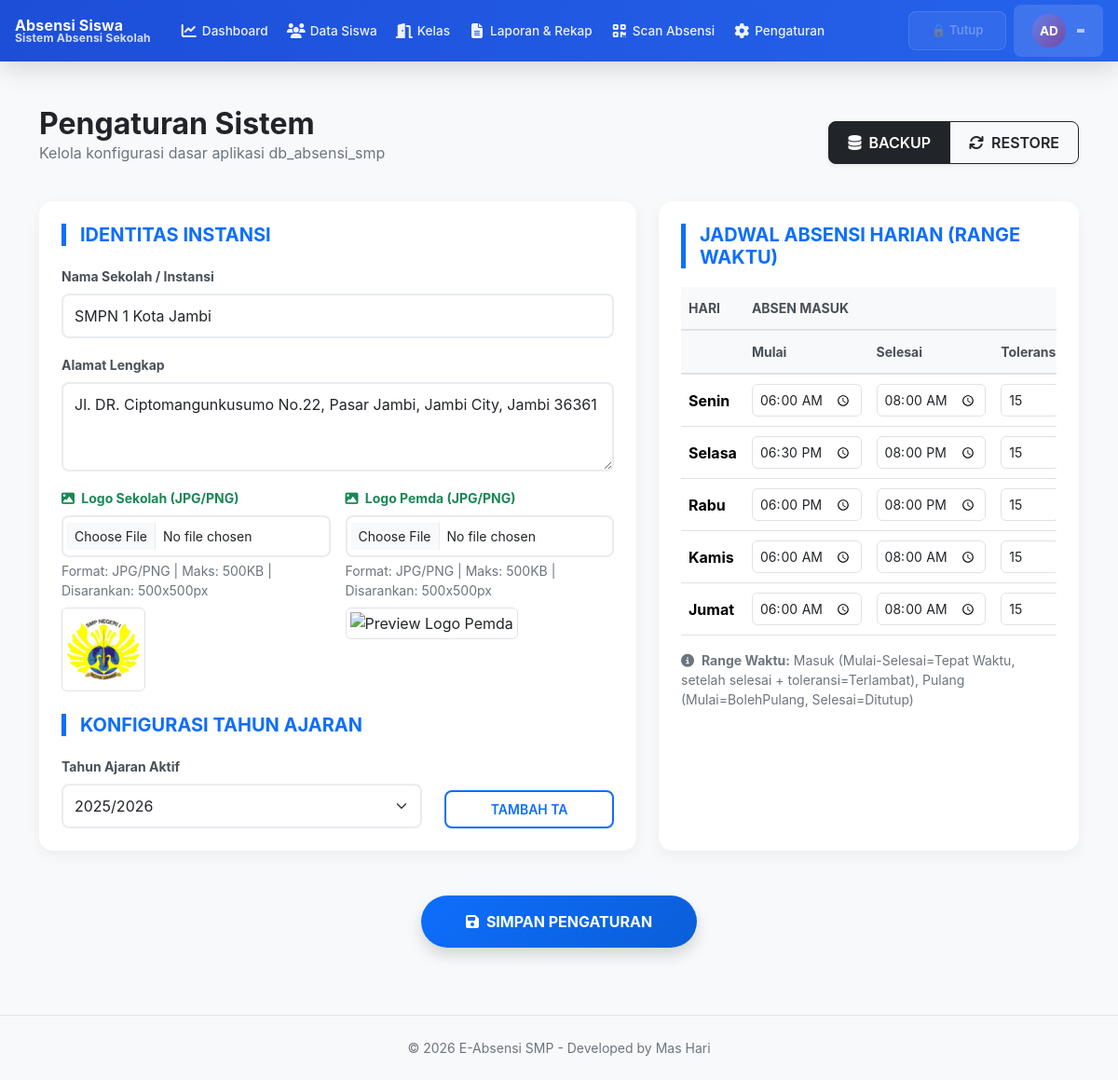
Page /pengaturan/index.php (signed in) on the committed database.
### tables this page shows
CREATE TABLE `jadwal_absensi` (
  `id` int NOT NULL AUTO_INCREMENT,
  `hari` varchar(10) NOT NULL,
  `batas_terlambat` int DEFAULT '15',
  `jam_masuk_mulai` time DEFAULT '06:00:00',
  `jam_masuk_tepat` time DEFAULT '07:00:00',
  `jam_masuk_selesai` time DEFAULT '08:00:00',
  `jam_pulang_mulai` time DEFAULT '12:00:00',
  `jam_pulang_selesai` time DEFAULT '15:00:00',
  `toleransi_terlambat` int NOT NULL DEFAULT '15' COMMENT 'Toleransi keterlambatan dalam menit',
  PRIMARY KEY (`id`),
  UNIQUE KEY `hari` (`hari`)
);

### pengaturan/service/pengaturan_service.php (called while the page is built, shortened)
<?php
class PengaturanService {
    private $conn;
    public function __construct($conn) {
        $this->conn = $conn;
    }
    public function getPengaturan() {
        $settings = [];
        $result = mysqli_query($this->conn, "SELECT nama_pengaturan, isi_pengaturan FROM pengaturan");
        while ($row = mysqli_fetch_assoc($result)) {
            $settings[$row['nama_pengaturan']] = $row['isi_pengaturan'];
        }
        return $settings;
    }
}
?>

### pengaturan/service/jadwal_service.php (called while the page is built, shortened)
<?php
class JadwalService {
    private $conn;
    public function __construct($conn) {
        $this->conn = $conn;
    }
    public function getJadwal() {
        $jadwal_data = [];
        $q_jadwal = mysqli_query($this->conn, "SELECT * FROM jadwal_absensi");
        while ($row = mysqli_fetch_assoc($q_jadwal)) {
            $jadwal_data[$row['hari']] = $row;
        }
        return $jadwal_data;
    }
}
?>

### pengaturan/index.php (the view, shortened to what this page needs)
<?php
require_once __DIR__ . '/../includes/attendance_service.php';
mysqli_query($conn, "CREATE TABLE IF NOT EXISTS recovery_codes (
    id INT AUTO_INCREMENT PRIMARY KEY,
    id_user INT NOT NULL,
    code VARCHAR(64) NOT NULL,
    used TINYINT(1) NOT NULL DEFAULT 0,
    created_at DATETIME NOT NULL DEFAULT CURRENT_TIMESTAMP,
    used_at DATETIME DEFAULT NULL,
    INDEX (id_user)
)");
mysqli_query($conn, "CREATE TABLE IF NOT EXISTS jadwal_absensi (
    id INT AUTO_INCREMENT PRIMARY KEY,
    hari VARCHAR(10) NOT NULL UNIQUE,
    jam_masuk_mulai TIME DEFAULT '06:00',
    jam_masuk_tepat TIME DEFAULT '07:00',
    jam_masuk_selesai TIME DEFAULT '08:00',
    jam_pulang_mulai TIME DEFAULT '12:00',
    jam_pulang_selesai TIME DEFAULT '15:00',
    batas_terlambat INT DEFAULT 15
)");
require_once 'service/pengaturan_service.php';
require_once 'service/jadwal_service.php';
$pengaturanService = new PengaturanService($conn);
$jadwalService = new JadwalService($conn);
$settings = $pengaturanService->getPengaturan();
$jadwal_data = $jadwalService->getJadwal();
?>
<!DOCTYPE html>
<html lang="id">
<head>
    <link href="<?= BASE_URL ?>assets/vendor/bootstrap-5.3.8-dist/css/bootstrap.min.css" rel="stylesheet">
    <link href="<?= BASE_URL ?>assets/css/site.css" rel="stylesheet">
    <link href="https://cdnjs.cloudflare.com/ajax/libs/font-awesome/6.4.0/css/all.min.css" rel="stylesheet">
    <link href="<?= BASE_URL ?>assets/css/pengaturan.css" rel="stylesheet">
</head>
<body class="pengaturan-page">
<?php include $_SERVER['DOCUMENT_ROOT'] . '/absensi_smp/includes/navbar.php'; ?>
<div class="container py-4">
    <div class="d-flex justify-content-between align-items-center mb-4">
        <div>
            <h2 class="fw-bold mb-0">Pengaturan Sistem</h2>
            <p class="text-muted">Kelola konfigurasi dasar aplikasi db_absensi_smp</p>
        </div>
        <div class="btn-group shadow-sm">
            <button id="btn-backup" class="btn btn-dark"><i class="fas fa-database me-2"></i>BACKUP</button>
            <a href="<?= BASE_URL ?>pages/restore.php" id="btn-restore" class="btn btn-outline-dark"><i class="fas fa-sync me-2"></i>RESTORE</a>
        </div>
    </div>
    <form action="<?= BASE_URL ?>pengaturan/process_pengaturan.php" method="POST" enctype="multipart/form-data">
        <div class="row g-4">
            <div class="col-md-7">
                <div class="card p-4 h-100">
                    <h5 class="section-header text-primary">IDENTITAS INSTANSI</h5>
                    <div class="mb-3">
                        <label class="form-label small fw-bold">Nama Sekolah / Instansi</label>
                        <input type="text" name="nama_sekolah" class="form-control" value="<?= htmlspecialchars($settings['nama_sekolah'] ?? 'SMPN 1 Indonesia') ?>" required>
                    </div>
                    <div class="mb-3">
                        <label class="form-label small fw-bold">Alamat Lengkap</label>
                        <textarea name="alamat" class="form-control" rows="3" required><?= htmlspecialchars($settings['alamat_sekolah'] ?? 'Jl. Raya Pendidikan No. 123, Indonesia') ?></textarea>
                    </div>
                    <div class="row g-3">
                        <div class="col-md-6">
                            <label class="form-label small fw-bold text-success"><i class="fas fa-image me-1"></i> Logo Sekolah (JPG/PNG)</label>
                            <input type="file" id="logo-sekolah-input" name="logo_sekolah" class="form-control form-control-sm" accept=".jpg,.jpeg,.png">
                            <small class="text-muted d-block mt-1">Format: JPG/PNG | Maks: 500KB | Disarankan: 500x500px</small>
                            <img
                                id="logo-sekolah-preview"
                                src="<?= BASE_URL ?>assets/img/logo_sekolah/<?= htmlspecialchars($settings['logo_sekolah'] ?? 'default_logo.png', ENT_QUOTES, 'UTF-8') ?>"
                                alt="Preview Logo Sekolah"
                                class="img-thumbnail mt-2"
                                style="width:90px;height:90px;object-fit:contain;background:#fff;"
                            >
                        </div>
                        <div class="col-md-6">
                            <label class="form-label small fw-bold text-success"><i class="fas fa-image me-1"></i> Logo Pemda (JPG/PNG)</label>
                            <input type="file" id="logo-pemda-input" name="logo_pemda" class="form-control form-control-sm" accept=".jpg,.jpeg,.png">
                            <small class="text-muted d-block mt-1">Format: JPG/PNG | Maks: 500KB | Disarankan: 500x500px</small>
                            <img
                                id="logo-pemda-preview"
                                src="<?= BASE_URL ?>assets/img/logo_pemda/<?= htmlspecialchars($settings['logo_pemda'] ?? 'default_logo.png', ENT_QUOTES, 'UTF-8') ?>"
                                alt="Preview Logo Pemda"
                                class="img-thumbnail mt-2"
                                style="width:90px;height:90px;object-fit:contain;background:#fff;"
                            >
                        </div>
                    </div>
                    <h5 class="section-header text-primary mt-4">KONFIGURASI TAHUN AJARAN</h5>
                    <div class="row align-items-end">
                        <div class="col-8">
                            <label class="form-label small fw-bold">Tahun Ajaran Aktif</label>
                            <select name="tahun_aktif" class="form-select">
                                <option value="2025/2026" <?= ($settings['tahun_aktif'] ?? '') == '2025/2026' ? 'selected' : '' ?>>2025/2026</option>
                            </select>
                        </div>
                        <div class="col-4">
                            <button type="button" class="btn btn-outline-primary w-100 btn-sm py-2">TAMBAH TA</button>
                        </div>
                    </div>
                </div>
            </div>
            <div class="col-md-5">
                <div class="card p-4 h-100">
                    <h5 class="section-header text-primary">JADWAL ABSENSI HARIAN (RANGE WAKTU)</h5>
                    <div class="table-responsive">
                        <table class="table table-sm align-middle">
                            <thead class="table-light">
                                <tr class="small text-uppercase">
                                    <th>Hari</th>
                                    <th colspan="3">Absen Masuk</th>
                                </tr>
                                <tr class="small text-muted">
                                    <th></th>
                                    <th>Mulai</th>
                                    <th>Selesai</th>
                                    <th>Toleransi</th>
                                </tr>
                            </thead>
                            <tbody>
                                <?php
                                $hari_list = ['Senin', 'Selasa', 'Rabu', 'Kamis', 'Jumat'];
                                foreach($hari_list as $hari):
                                    $data = $jadwal_data[$hari] ?? [];
                                    $masuk_mulai = substr((string)($data['jam_masuk_mulai'] ?? '06:00'), 0, 5);
                                    $batas_terlambat = $data['batas_terlambat'] ?? 15;
                                    $masuk_selesai = substr((string)($data['jam_masuk_selesai'] ?? '08:00'), 0, 5);
                                ?>
                                <tr>
                                    <td class="fw-bold"><?= $hari ?></td>
                                    <td><input type="time" name="masuk_mulai_<?= $hari ?>" class="form-control form-control-sm" value="<?= $masuk_mulai ?>" required></td>
                                    <td><input type="time" name="masuk_selesai_<?= $hari ?>" class="form-control form-control-sm" value="<?= $masuk_selesai ?>" required></td>
                                    <td><input type="number" name="toleransi_<?= $hari ?>" class="form-control form-control-sm" value="<?= $batas_terlambat ?>" min="0" max="60" required></td>
                                </tr>
                                <?php endforeach; ?>
                            </tbody>
                        </table>
                    </div>
                    <div class="mt-3 text-muted small">
                        <i class="fas fa-info-circle me-1"></i>
                        <strong>Range Waktu:</strong> Masuk (Mulai-Selesai=Tepat Waktu, setelah selesai + toleransi=Terlambat), Pulang (Mulai=BolehPulang, Selesai=Ditutup)
                    </div>
                </div>
            </div>
        </div>
        <div class="text-center mt-5 mb-5">
            <button type="submit" class="btn btn-primary px-5 py-3 fw-bold rounded-pill shadow">
                <i class="fas fa-save me-2"></i>SIMPAN PENGATURAN
            </button>
        </div>
    </form>
</div>
<?php include $_SERVER['DOCUMENT_ROOT'] . '/absensi_smp/includes/footer.php'; ?>
</body>
</html>

### assets/css/site.css (style rules this page uses)
:root { --app-primary: #1d4ed8; --app-primary-600: #2563eb; --app-secondary: #0f172a; --app-bg: #f8fafc; --app-surface: #ffffff; --app-text: #0f172a; --app-muted: #64748b; --app-success: #059669; --app-warning: #d97706; --app-danger: #dc2626; --space-1: 0.25rem; --space-2: 0.5rem; --space-3: 0.75rem; --space-4: 1rem; --space-5: 1.5rem; --space-6: 2rem; --radius-md: 10px; --radius-lg: 14px; --shadow-soft: 0 10px 30px rgba(15, 23, 42, 0.08); }
body { font-family: 'Inter', sans-serif; background-color: var(--app-bg); color: var(--app-text); }
.btn, .form-control, .form-select { border-radius: var(--radius-md); transition: all 0.2s ease; }
.alert, .card, .table { box-shadow: 0 2px 8px rgba(0, 0, 0, 0.03); }

### assets/css/pengaturan.css (style rules this page uses)
.pengaturan-page { background: #f8f9fa; min-height: 100vh; }
.pengaturan-page .card { border: none; border-radius: 15px; box-shadow: 0 5px 15px rgba(0, 0, 0, 0.05); transition: transform 0.2s ease, box-shadow 0.2s ease; }
.pengaturan-page .section-header { border-left: 5px solid #0d6efd; padding-left: 15px; font-weight: bold; margin-bottom: 20px; color: #0d6efd; }
.pengaturan-page .form-label { font-weight: 600; color: #495057; margin-bottom: 8px; }
.pengaturan-page .form-control, .pengaturan-page .form-select { border: 2px solid #e9ecef; border-radius: 8px; padding: 10px 12px; transition: border-color 0.2s ease, box-shadow 0.2s ease; }
.pengaturan-page .table { margin-bottom: 0; }
.pengaturan-page .table thead th { border-bottom: 2px solid #dee2e6; font-weight: 700; color: #495057; padding: 12px 8px; }
.pengaturan-page .table tbody td { padding: 10px 8px; vertical-align: middle; }
.pengaturan-page .table input[type="time"], .pengaturan-page .table input[type="number"] { border: 1px solid #dee2e6; border-radius: 6px; padding: 6px 8px; font-size: 14px; width: 100%; }
.pengaturan-page .btn { border-radius: 8px; font-weight: 600; padding: 10px 20px; transition: all 0.2s ease; }
.pengaturan-page .btn-primary { background: linear-gradient(135deg, #0d6efd 0%, #0b5ed7 100%); border: none; box-shadow: 0 4px 12px rgba(13, 110, 253, 0.3); }
.pengaturan-page .btn-outline-primary { border: 2px solid #0d6efd; color: #0d6efd; }
.pengaturan-page h2 { color: #212529; font-weight: 800; }
.pengaturan-page .text-muted { color: #6c757d !important; }

### rows in the picture
jadwal_absensi: jam_masuk_mulai "06:00", jam_masuk_selesai "08:00", batas_terlambat "15"
jadwal_absensi: jam_masuk_mulai "18:30", jam_masuk_selesai "20:00", batas_terlambat "15"
jadwal_absensi: jam_masuk_mulai "18:00", jam_masuk_selesai "20:00", batas_terlambat "15"
jadwal_absensi: jam_masuk_mulai "06:00", jam_masuk_selesai "08:00", batas_terlambat "15"
jadwal_absensi: jam_masuk_mulai "06:00", jam_masuk_selesai "08:00", batas_terlambat "15"

### other values in the picture
$label "Dashboard"
$label "Data Siswa"
$label "Kelas"
$label "Laporan & Rekap"
$label "Scan Absensi"
$label "Pengaturan"
$scanStatus['text'] "🔒 Tutup"
$initials "AD"
$hari "Senin"
$hari "Selasa"
$hari "Rabu"
$hari "Kamis"
$hari "Jumat"
